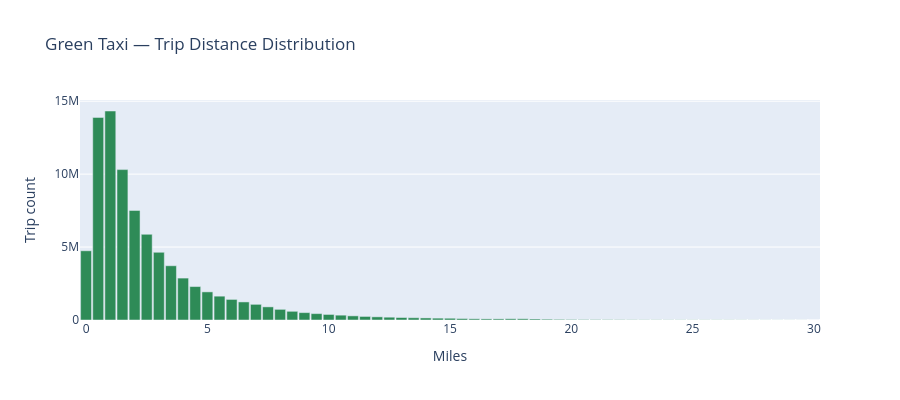

This figure's notebook cell:
### Markdown cell above
### 2.3 Histograms

### Code cell
plot_histogram(con, """
    SELECT floor(trip_distance / 0.5) * 0.5 AS bin_start, count(*) AS count
    FROM green_trips
    WHERE trip_distance BETWEEN 0 AND 30
    GROUP BY bin_start ORDER BY bin_start
""", "Miles", "Green Taxi — Trip Distance Distribution", color="seagreen")

### Figure 1 — Plotly figure (JSON) as saved in the notebook; plotly's stock layout.template omitted (floating-point values rounded to 4 significant figures)
{"data": [{"marker": {"color": "seagreen"}, "type": "bar", "width": 0.45, "x": [0.0, 0.5, 1.0, 1.5, 2.0, 2.5, 3.0, 3.5, 4.0, 4.5, 5.0, 5.5, 6.0, 6.5, 7.0, 7.5, 8.0, 8.5, 9.0, 9.5, 10.0, 10.5, 11.0, 11.5, 12.0, 12.5, 13.0, 13.5, 14.0, 14.5, 15.0, 15.5, 16.0, 16.5, 17.0, 17.5, 18.0, 18.5, 19.0, 19.5, 20.0, 20.5, 21.0, 21.5, 22.0, 22.5, 23.0, 23.5, 24.0, 24.5, 25.0, 25.5, 26.0, 26.5, 27.0, 27.5, 28.0, 28.5, 29.0, 29.5, 30.0], "y": [4745807, 13889822, 14328561, 10311262, 7511552, 5874958, 4642439, 3719490, 2873161, 2293481, 1927797, 1633681, 1410922, 1238892, 1073882, 900392, 729990, 595638, 506123, 438062, 380688, 331783, 283916, 244111, 216783, 192458, 171039, 155227, 141356, 126724, 120068, 98366, 82566, 76367, 76955, 84925, 84075, 70591, 55137, 43747, 36447, 32366, 28769, 24385, 20387, 17614, 15349, 13896, 12245, 11390, 10402, 10591, 10798, 10053, 8382, 6612, 5645, 4546, 4062, 3169, 115]}], "layout": {"height": 400, "title": {"text": "Green Taxi — Trip Distance Distribution"}, "xaxis": {"title": {"text": "Miles"}}, "yaxis": {"title": {"text": "Trip count"}}}}
